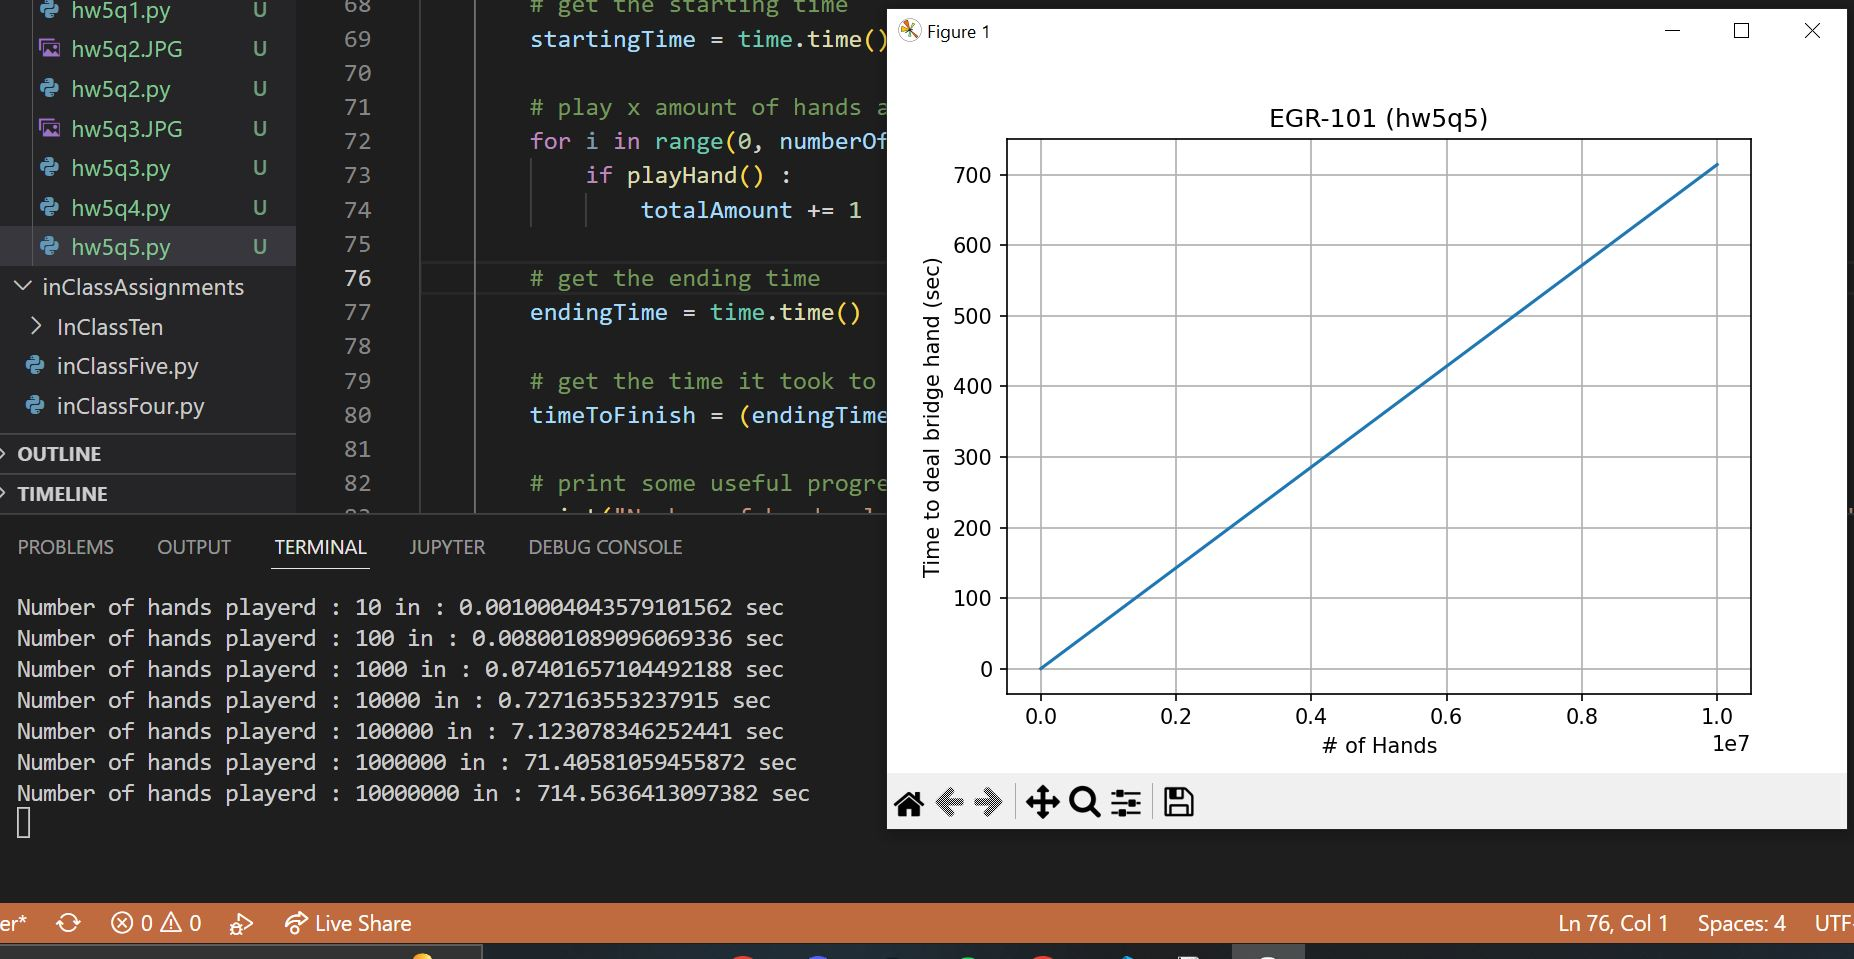

The script that saved this image:
# Brian Diosan hw5q4

import random
from tracemalloc import start

import matplotlib.pyplot as plt
import numpy as npcle

import time

# this function will determine if a given list of numbers is consecutive
def isConsecutive(list) :
    # establish the result variable
    result = True
    # loop for each item in the list
    for i in range(len(list)-1) :
        currNum = list[i]
        # check if the number after the current number is the same number plus 1 (which means its consecutive)
        if list[i+1] != (currNum+1) :
            result = False
    # print the result
    return result


# define the ace location function
def playHand():
    
    # create a shuffled deck
    shuffleDeck = random.sample(range(52), 52)

    hasPerfectBridge = False

    # deal 13 cards to each player
    player1 = shuffleDeck[0:13]
    player2 = shuffleDeck[13:26]
    player3 = shuffleDeck[26:39]
    player4 = shuffleDeck[39:52]
    
    # now sort them to make it easier to determine if its perfect or not
    player1.sort();
    player2.sort();
    player3.sort();
    player4.sort();
    
    # check if any of the player have any consecutive cards because if they do then that means its a perfect bridge in a particular suit
    # ALSO, the starting number must start with an ace, those are located at 0, 13, 26 and 39
    if isConsecutive(player1) and (player1[0] == 0 or player1[0] == 13 or player1[0] == 26 or player1[0] == 39) :
        hasPerfectBridge = True

    # return the result (true or false)
    return hasPerfectBridge


def main() :

    # establish the starting amount of trials
    numberOfTrials = 10

    # establish x and y plotting point values for the graph
    xVals = []
    yVals = []

    for z in range(0, 7) :

        # for each round of trails, establish vars that will hold data for the average
        totalAmount = 0

        # get the starting time
        startingTime = time.time()

        # play x amount of hands and record the amount of perfect bridges
        for i in range(0, numberOfTrials):
            if playHand() :
                totalAmount += 1

        # get the ending time
        endingTime = time.time()
        
        # get the time it took to finish the simulation with x amount of trials
        timeToFinish = (endingTime - startingTime)

        # print some useful progress data
        print("Number of hands playerd : " + str(numberOfTrials) + " in : " + str(timeToFinish) + " sec")

        # append the values/plotting points to the list
        xVals.append(numberOfTrials)
        yVals.append(timeToFinish)


        numberOfTrials *= 10
    

    # graph the points with matplotlib
    fig, ax = plt.subplots()
    ax.plot(xVals, yVals)

    ax.set(xlabel='# of Hands', ylabel='Time to deal bridge hand (sec)',
        title='EGR-101 (hw5q5)')
    ax.grid()

    fig.savefig("test.png")
    plt.show()


if __name__ == "__main__" :
    main()